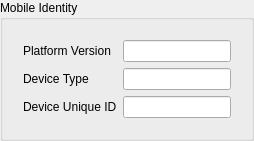
        <widget class="QGroupBox" name="mobile_box">
         <property name="toolTip">
          <string>&lt;html&gt;&lt;head/&gt;&lt;body&gt;&lt;p&gt;All three fields are required when a mobile identity is configured.&lt;/p&gt;&lt;/body&gt;&lt;/html&gt;</string>
         </property>
         <property name="title">
          <string>Mobile Identity</string>
         </property>
         <layout class="QVBoxLayout" name="mobile_box_layout">
          <item>
           <widget class="QWidget" name="mobile_box_form_w" native="true">
            <layout class="QFormLayout" name="mobile_box_form">
             <item row="0" column="0">
              <widget class="QLabel" name="mobile_platform_version_l">
               <property name="toolTip">
                <string>&lt;html&gt;&lt;head/&gt;&lt;body&gt;&lt;p&gt;Mobile operating system version reported to the AnyConnect server.&lt;/p&gt;&lt;/body&gt;&lt;/html&gt;</string>
               </property>
               <property name="text">
                <string>Platform Version</string>
               </property>
               <property name="buddy">
                <cstring>mobile_platform_version</cstring>
               </property>
              </widget>
             </item>
             <item row="0" column="1">
              <widget class="QLineEdit" name="mobile_platform_version"/>
             </item>
             <item row="1" column="0">
              <widget class="QLabel" name="mobile_device_type_l">
               <property name="toolTip">
                <string>&lt;html&gt;&lt;head/&gt;&lt;body&gt;&lt;p&gt;Mobile device model or type reported to the AnyConnect server.&lt;/p&gt;&lt;/body&gt;&lt;/html&gt;</string>
               </property>
               <property name="text">
                <string>Device Type</string>
               </property>
               <property name="buddy">
                <cstring>mobile_device_type</cstring>
               </property>
              </widget>
             </item>
             <item row="1" column="1">
              <widget class="QLineEdit" name="mobile_device_type"/>
             </item>
             <item row="2" column="0">
              <widget class="QLabel" name="mobile_device_unique_id_l">
               <property name="toolTip">
                <string>&lt;html&gt;&lt;head/&gt;&lt;body&gt;&lt;p&gt;Mobile device identifier reported to the AnyConnect server.&lt;/p&gt;&lt;/body&gt;&lt;/html&gt;</string>
               </property>
               <property name="text">
                <string>Device Unique ID</string>
               </property>
               <property name="buddy">
                <cstring>mobile_device_unique_id</cstring>
               </property>
              </widget>
             </item>
             <item row="2" column="1">
              <widget class="QLineEdit" name="mobile_device_unique_id"/>
             </item>
            </layout>
           </widget>
          </item>
         </layout>
        </widget>
